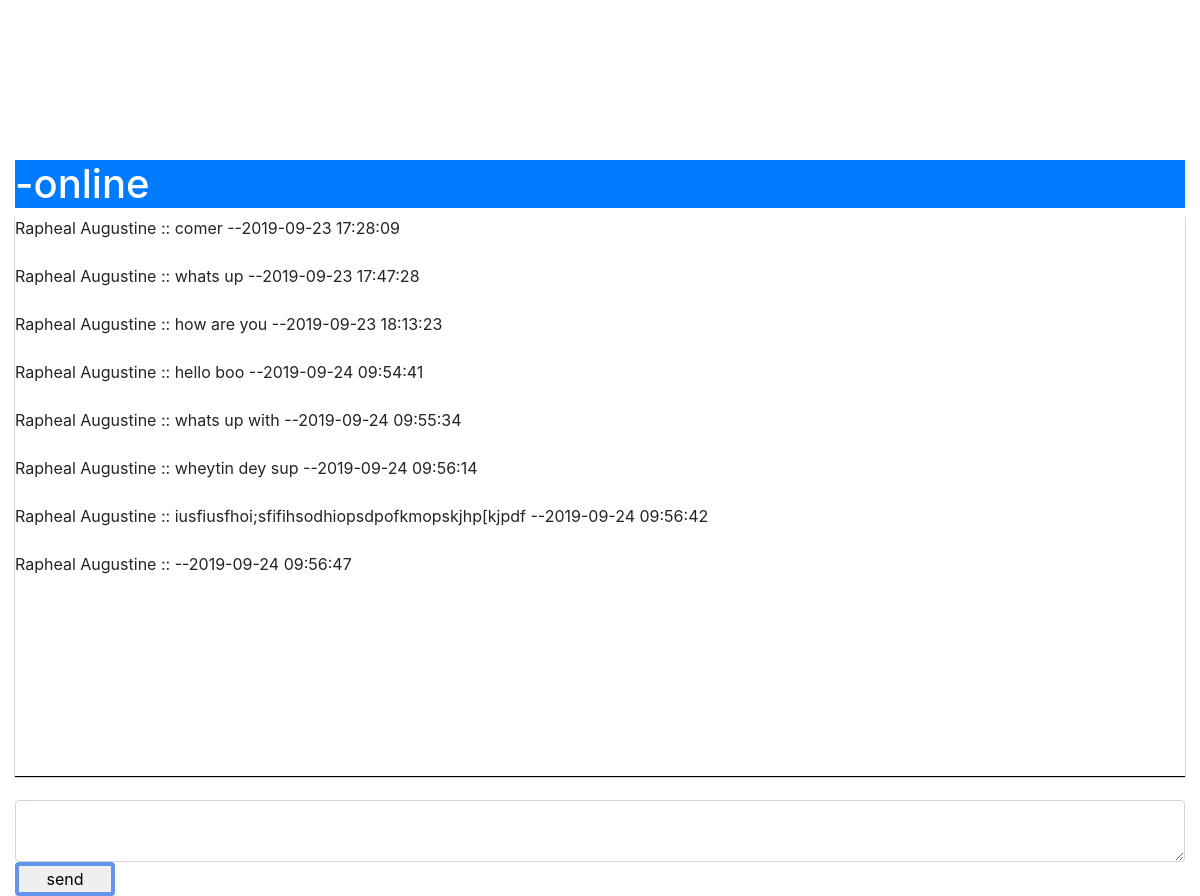
/message.php, run on the app's committed database.
### tables this page shows
CREATE TABLE `messagestb` (
  `id` int(11) NOT NULL,
  `msg` text NOT NULL,
  `date` timestamp NOT NULL DEFAULT CURRENT_TIMESTAMP,
  `name` varchar(40) DEFAULT NULL
);

### message.php (the view, shortened to what this page needs)
<?php
include 'dbcon.php';
session_start(); ?>
<!DOCTYPE html>
<html lang="en">
<head>
    <link rel="stylesheet" href="message.css">
    <link rel="stylesheet" href="https://stackpath.bootstrapcdn.com/bootstrap/4.3.1/css/bootstrap.min.css">
</head>
<body>
    <div class="container-fluid">
        <div id="main">
<h1 class="bg-primary text-white">-online</h1>
<div class="output ">
<?php
$sql = "SELECT  * FROM messagestb";
$result = $conn->query($sql);
if($result->num_rows > 0){
while($row = $result->fetch_assoc()){
    echo "" . $row["name"]. " " .":: " . $row["msg"]." --" .$row["date"].  "<br>";
    echo "<br>";
}
}
else{
    echo "0 results";
}
?>
</div>
<form method="POST" action="send.php">
<textarea name="msg" placeholder="Type to send message..." class="form-control"> </textarea>
<input type="submit" value="send">
</form>
</div>
    </div>
</body>
</html>

### message.css (style rules this page uses)
body { background-color: grey; }
#main { height:90vh; background-color: white; margin-top:20vh; }
.output { background-color: white; height:70vh; margin-bottom:3vh; box-shadow: 0px 1px 1px #000; overflow: scroll; }
input[type=submit] { width:100px; box-sizing:border-box; border:4px solid #6495ed; border-radius:4px; }
textarea { background-color: #dcdcdc; width:350px; }

### data on the page
messagestb: name "Rapheal Augustine", msg "comer", date "2019-09-23 17:28:09"
messagestb: name "Rapheal Augustine", msg "whats up", date "2019-09-23 17:47:28"
messagestb: name "Rapheal Augustine", msg "how are you", date "2019-09-23 18:13:23"
messagestb: name "Rapheal Augustine", msg "hello boo", date "2019-09-24 09:54:41"
messagestb: name "Rapheal Augustine", msg "whats up with", date "2019-09-24 09:55:34"
messagestb: name "Rapheal Augustine", msg "wheytin dey sup", date "2019-09-24 09:56:14"
messagestb: name "Rapheal Augustine", msg "iusfiusfhoi;sfifihsodhiopsdpofkmopskjhp[kjpdf", date "2019-09-24 09:56:42"
messagestb: name "Rapheal Augustine", date "2019-09-24 09:56:47"
